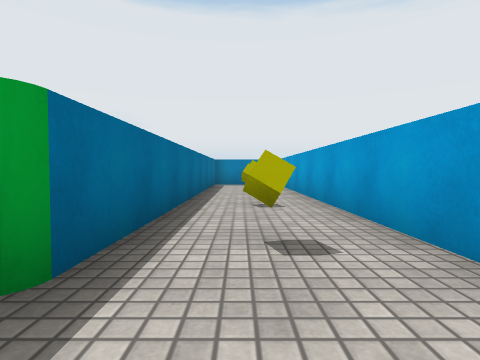
View 1 (above)

19 first-person views from a walk through a Unity game level. The camera is 0.58 m above the floor, tilts 2° down and sees 80° across. The floor is counted in squares, 1 m on a side. Each view is taken from the middle of a square. On the plan, view 1 faces up. The plan holds only what a view shows up to about 9 squares ahead; the rest is blank. The place goes on beyond the plan. The player is left out. Surface patterns are stand-ins for the level's own textures.

View 2
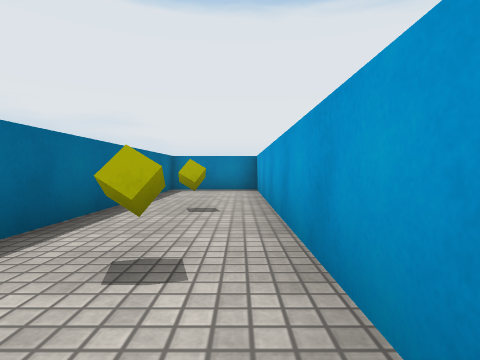

View 3
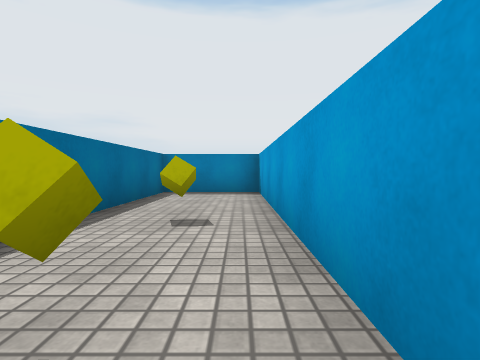

View 4
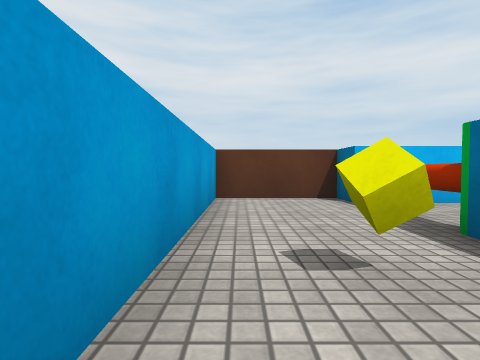

View 5
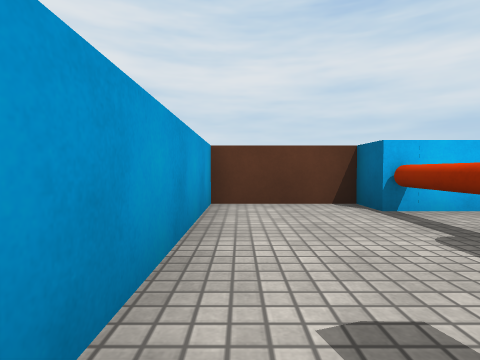

View 6
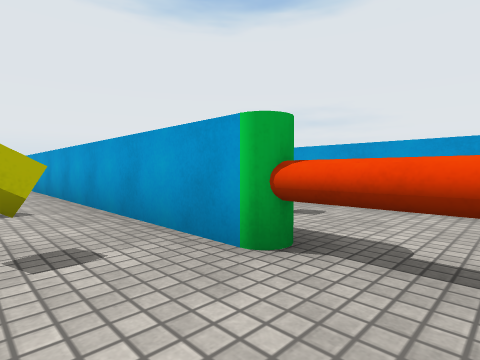

View 7
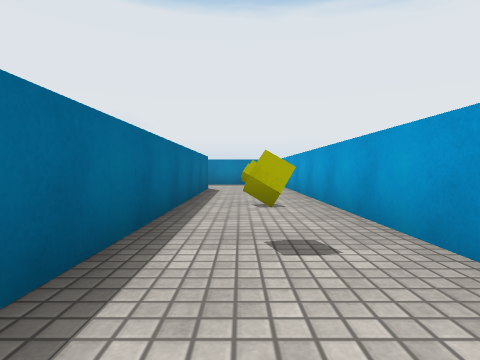

View 8
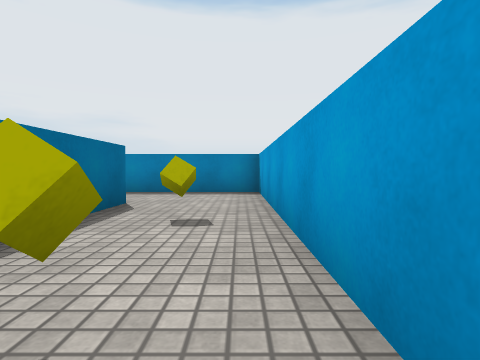

View 9
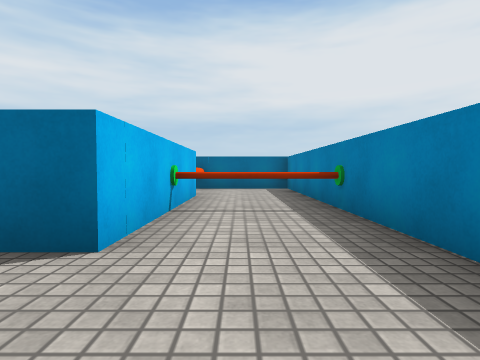

View 10
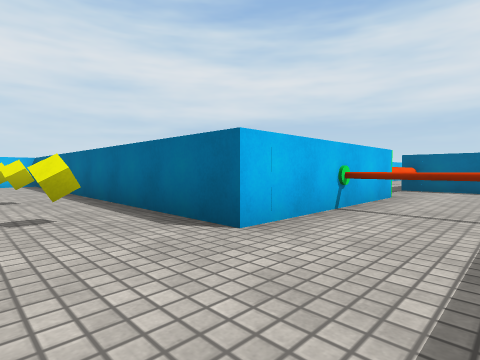

View 11
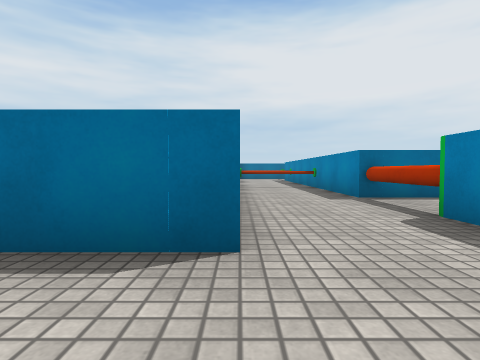

View 12
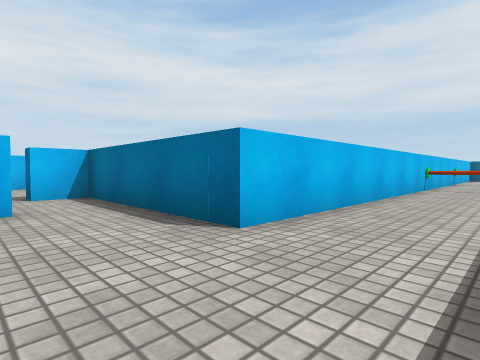

View 13
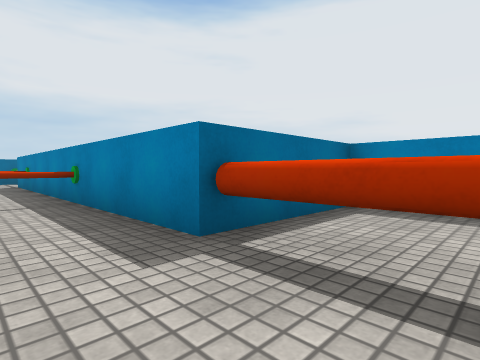

View 14
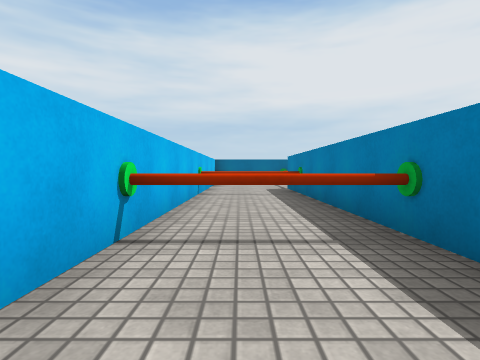

View 15
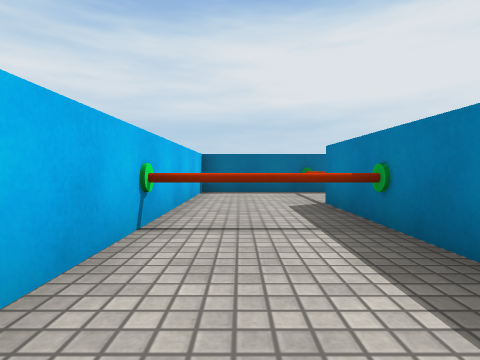

View 16
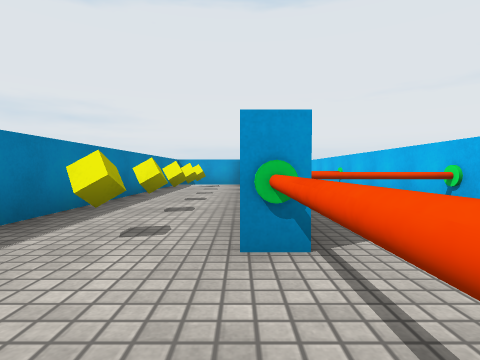

View 17
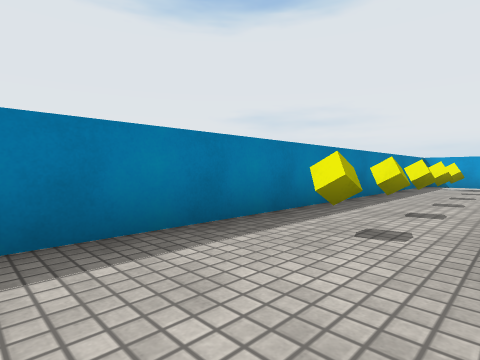

View 18
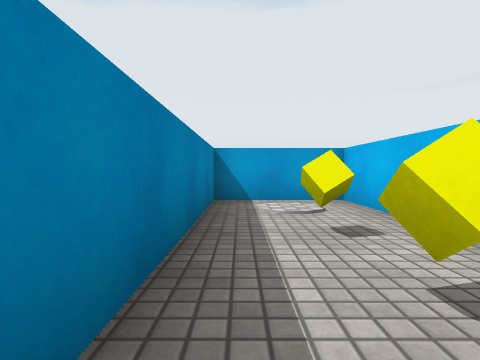

View 19
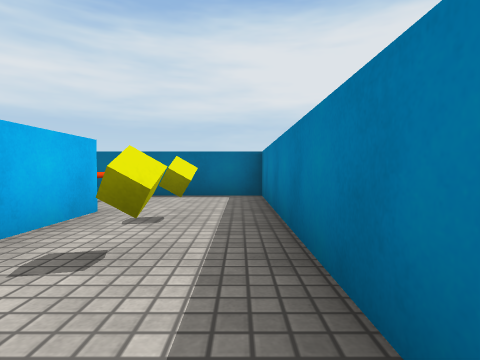

### Floor plan
Ten units are one square. View 1 is at (0, 0); x grows to the right and y downward. Boxes are objects, and circles mark ways between rooms. Rooms are numbered by the first view taken in them; rooms with no view inside come last. Other rooms are left out.
<svg viewBox="-240 -120 260 144">
<path fill="none" stroke="#000" d="M-10 10 -10 19 15 19 15 -115 -10 -115 -10 -15M-15 -15 -15 -115 -110 -115 -110 -95M-85 -90 -40 -90 -40 -11M-29 10 -10 10M-85 -60 -70 -60 -70 -35M-79 -85 -85 -85M-110 -95 -110 -85 -210 -85 -210 -90M-235 -95 -235 -60 -85 -60M-210 -90 -192 -90M-140 -90 -115 -90 -115 -115 -235 -115 -235 -95"/>
<rect x="-15" y="-15" width="10" height="20" fill="#bbb"><title>other object</title></rect>
<rect x="-5" y="-25" width="10" height="10" fill="#bbb"><title>yellow cube</title></rect>
<rect x="-5" y="-55" width="10" height="10" fill="#bbb"><title>yellow cube</title></rect>
<rect x="-5" y="-75" width="10" height="10" fill="#bbb"><title>yellow cube</title></rect>
<rect x="-65" y="-105" width="10" height="10" fill="#bbb"><title>other object</title></rect>
<rect x="-35" y="-25" width="10" height="10" fill="#bbb"><title>yellow cube</title></rect>
<rect x="-35" y="-55" width="10" height="10" fill="#bbb"><title>yellow cube</title></rect>
<rect x="-35" y="-75" width="10" height="10" fill="#bbb"><title>yellow cube</title></rect>
<rect x="-225" y="-95" width="10" height="10" fill="#bbb"><title>other object</title></rect>
<rect x="-195" y="-75" width="10" height="10" fill="#bbb"><title>other object</title></rect>
<rect x="-145" y="-75" width="10" height="10" fill="#bbb"><title>other object</title></rect>
<rect x="-105" y="-95" width="20" height="10" fill="#bbb"><title>other object</title></rect>
<rect x="-215" y="-105" width="10" height="10" fill="#bbb"><title>yellow cube</title></rect>
<rect x="-195" y="-105" width="10" height="10" fill="#bbb"><title>yellow cube</title></rect>
<rect x="-185" y="-105" width="10" height="10" fill="#bbb"><title>yellow cube</title></rect>
<rect x="-165" y="-105" width="10" height="10" fill="#bbb"><title>yellow cube</title></rect>
<rect x="-155" y="-105" width="10" height="10" fill="#bbb"><title>yellow cube</title></rect>
<circle cx="-10" cy="-5" r="3" fill="#2a7"/>
<circle cx="-95" cy="-90" r="3" fill="#2a7"/>
<circle cx="-75" cy="-75" r="3" fill="#2a7"/>
<circle cx="-225" cy="-90" r="3" fill="#2a7"/>
<text x="0" y="-50">1</text>
<text x="-30" y="-70">2</text>
<text x="-60" y="-60">3</text>
<text x="-160" y="-80">4</text>
<text x="-180" y="-110">5</text>
</svg>
Room 1 opens to room 2. Room 2 opens to room 4. Room 3 opens to room 4. Room 4 opens to room 5.

Where each view was taken, in squares from view 1:
view 1: 0 up, 0 right, facing up
view 2: 3 up, 1 right, facing up
view 3: 4 up, 1 right, facing up
view 4: 4 up, 1 right, facing down
view 5: 3 up, 1 right, facing down
view 6: 0 up, 3 left, facing up-right
view 7: 0 up, 3 left, facing up
view 8: 4 up, 2 left, facing up
view 9: 10 up, 2 left, facing left
view 10: 11 up, 2 left, facing down-left
view 11: 6 up, 5 left, facing left
view 12: 8 up, 5 left, facing down-left
view 13: 7 up, 9 left, facing up-left
view 14: 7 up, 12 left, facing left
view 15: 7 up, 16 left, facing left
view 16: 9 up, 23 left, facing right
view 17: 9 up, 23 left, facing up-right
view 18: 11 up, 17 left, facing right
view 19: 11 up, 17 left, facing left
